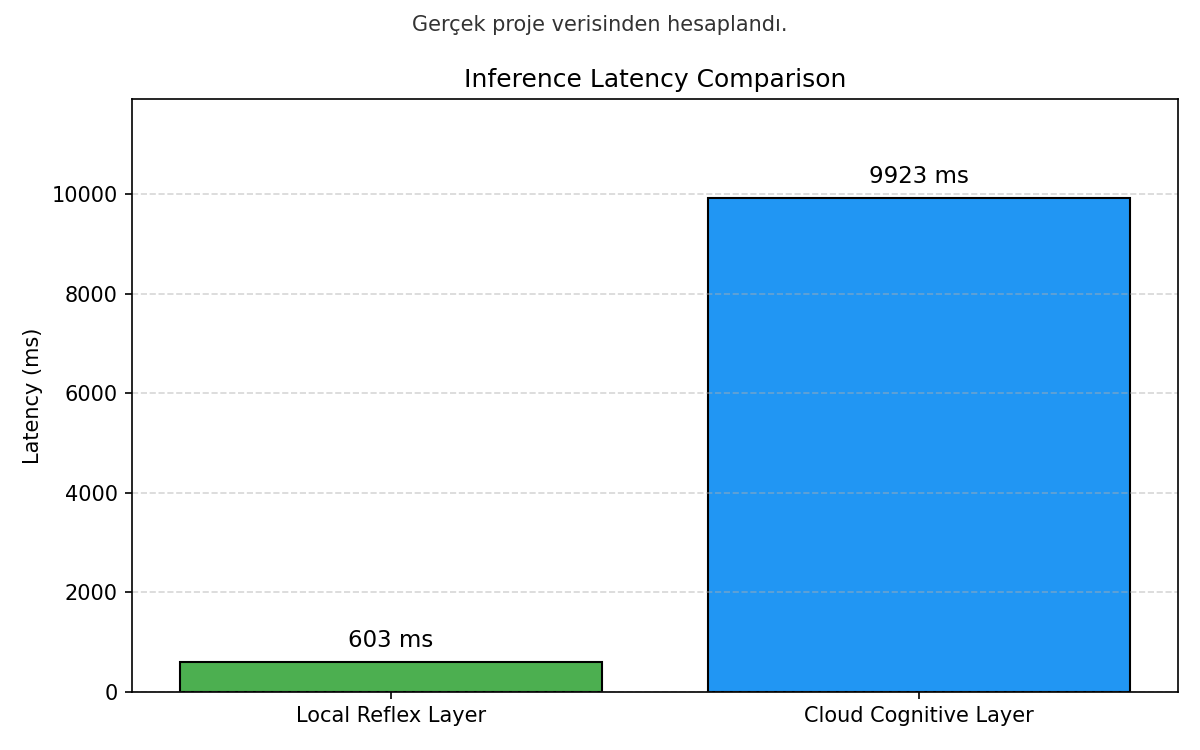

The script that saved this image:
import json
import sys
from pathlib import Path

try:
    import matplotlib.pyplot as plt
except ImportError:
    print("matplotlib yüklü değil. Bu scripti çalıştırmak için \"pip install matplotlib\" komutunu kullanın.")
    sys.exit(1)

ROOT = Path(__file__).resolve().parent
LOG_PATH = ROOT / "latency_data.jsonl"


def load_latency_averages():
    if not LOG_PATH.exists():
        return {}

    stats = {"local_reflex": [], "cloud_cognitive": []}
    with open(LOG_PATH, "r", encoding="utf-8") as file:
        for line in file:
            try:
                entry = json.loads(line)
            except json.JSONDecodeError:
                continue
            component = entry.get("component")
            ms = entry.get("ms")
            if component in stats and isinstance(ms, (int, float)):
                stats[component].append(ms)

    averages = {}
    for component, values in stats.items():
        if values:
            averages[component] = sum(values) / len(values)
    return averages


def get_chart_data():
    averages = load_latency_averages()
    labels = ["Local Reflex Layer", "Cloud Cognitive Layer"]
    colors = ["#4CAF50", "#2196F3"]

    if "local_reflex" in averages or "cloud_cognitive" in averages:
        local_latency = averages.get("local_reflex", 32)
        cloud_latency = averages.get("cloud_cognitive", 2500)
        return labels, [local_latency, cloud_latency], colors, averages

    return labels, [32, 2500], colors, {}


labels, latencies, colors, averages = get_chart_data()
plt.figure(figsize=(8, 5))
bars = plt.bar(labels, latencies, color=colors, edgecolor="black")

for ix, bar in enumerate(bars):
    yval = bar.get_height()
    label_text = f"{yval:.0f} ms"
    plt.text(bar.get_x() + bar.get_width() / 2, yval + max(latencies) * 0.02, label_text, ha="center", va="bottom", fontsize=11)

subtitle = "Gerçek proje verisinden hesaplandı." if averages else "Veri yok, varsayılan değerler kullanıldı."
plt.title("Inference Latency Comparison")
plt.suptitle(subtitle, fontsize=10, alpha=0.8)
plt.ylabel("Latency (ms)")
plt.ylim(0, max(latencies) * 1.2)
plt.grid(axis="y", linestyle="--", alpha=0.5)
plt.tight_layout()

output_path = ROOT / "inference_latency_chart.png"
plt.savefig(output_path, dpi=150)
print(f"Saved chart to {output_path}")
if averages:
    print(f"Averages used: {averages}")
